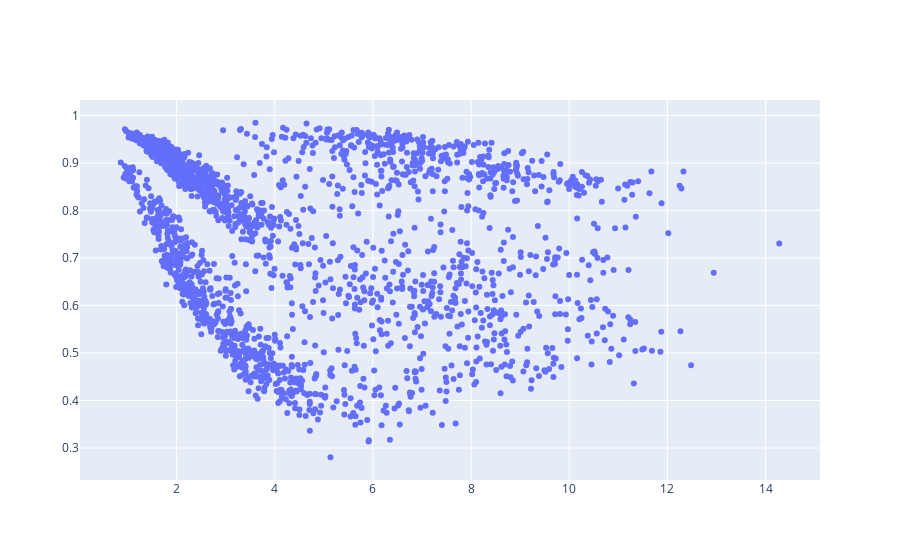

The cell this chart's notebook holds for it:
### Code cell
fig = go.Figure()
fig.add_trace(go.Scatter(x=xs, y=ys, mode='markers'))

### Figure 1 — Plotly figure (JSON) as saved in the notebook; plotly's stock layout.template omitted (floating-point values rounded to 4 significant figures; data arrays with more than 128 entries replaced by an {"elided": "..."} marker saying what was removed)
{"data": [{"mode": "markers", "type": "scatter", "x": {"elided": "2040 float values"}, "y": {"elided": "2040 float values"}}], "layout": {}}
